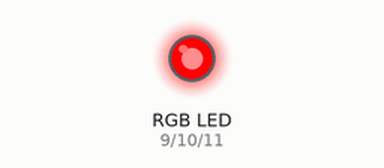
Simulated run of this sketch. Board: Arduino Uno, built with avr-gcc and run on an emulated ATmega328P. Parts: an RGB LED mixed from three pins (HIGH = lit). Dim RGB values are drawn brighter than linear.

Above: at 0.05 s.
At 0.4 s:
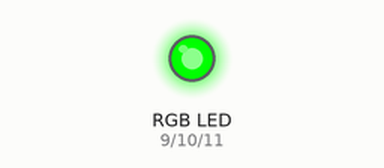
At 0.6 s:
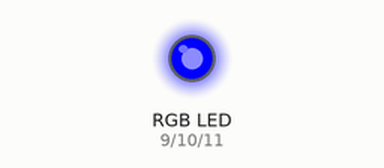
At 0.8 s:
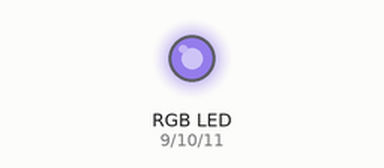
Timing chart, 0 to 3.0 s (numbered marks = the images above):
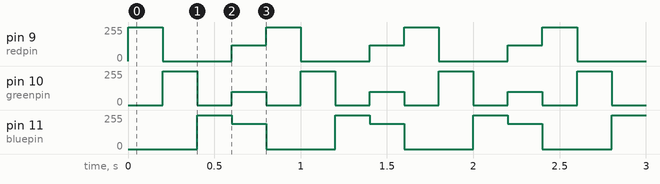

The sketch:

rgbled.ino
```cpp
int redpin = 9;
int greenpin = 10;
int bluepin = 11;
void setup() {
  // put your setup code here, to run once:
  pinMode(redpin, OUTPUT);
  pinMode(greenpin, OUTPUT);
  pinMode(bluepin, OUTPUT);
}
void loop() {
  // put your main code here, to run repeatedly:
  setColor(255, 0, 0);
  delay(200);
  setColor(0, 255, 0);
  delay(200);
  setColor(0, 0, 255);
  delay(200);
  setColor(120, 100, 190);
  delay(200);
}
void setColor(int red, int green, int blue)
{
  analogWrite(redpin, red);
  analogWrite(greenpin, green);
  analogWrite(bluepin, blue);
}
```

Measured:
- by itself, pin 9 (redpin): repeats every 0.80 s: 0/255 0.40 s, 120/255 0.20 s, 255/255 0.20 s
- by itself, pin 10 (greenpin): repeats every 0.80 s: 0/255 0.20 s, 100/255 0.20 s, 0/255 0.20 s, 255/255 0.20 s
- by itself, pin 11 (bluepin): repeats every 0.80 s: 190/255 0.20 s, 0/255 0.40 s, 255/255 0.20 s
